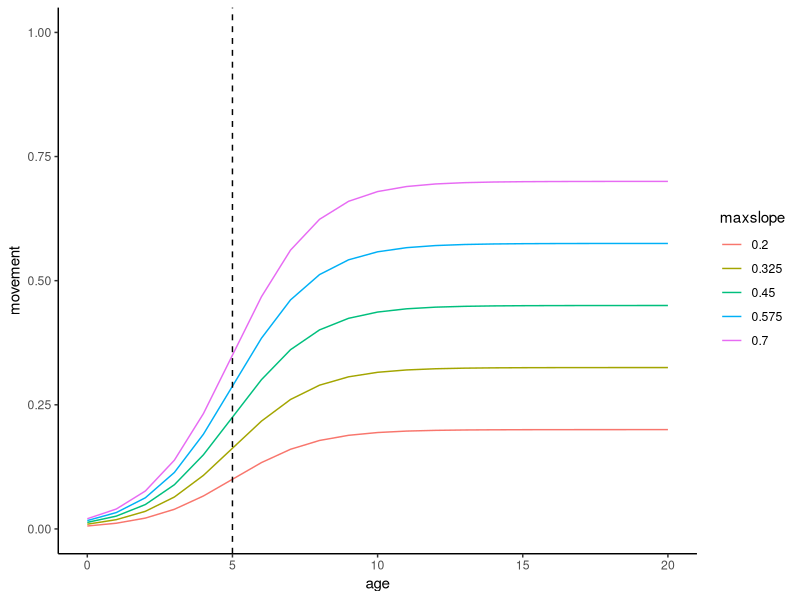

The R script that drew this image:
###### Plot potential movement
library(ggplot2)
library(reshape2)

nseason <- 5
age <- 0:20
nage <- length(age)

movemax <- seq(0.2,0.7, length.out = nseason)
movefifty <- 5
moveslope <- 0.7


movemat <- array(0, dim = c(nseason, nage)) # Chances of moving in to the other grid cell 


for(i in 1:nseason){
    movemat[i,] <- movemax[i]/(1+exp(-moveslope*(age-movefifty)))
    
}

df.plot <- as.data.frame(t(movemat))
names(df.plot) <- movemax
df.plot$age <- age

df.plot <- melt(df.plot, id.vars = 'age', measure.vars = 1:5, variable.name = 'maxslope', value.name = 'movement')


png('OM_movement.png', width = 16, height = 8, unit = 'cm', res = 600)

ggplot(df.plot, aes(x = age, y = movement, color = maxslope))+geom_line()+theme_classic()+scale_y_continuous(limit = c(0,1))+
  geom_vline(xintercept = movefifty, linetype = 2)
dev.off()
